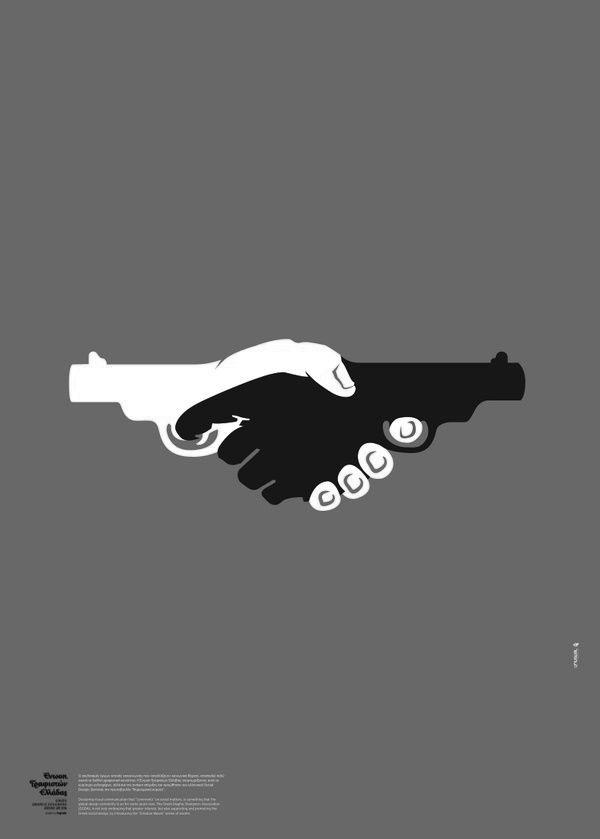
#> input picture bittestenv/notebook/savedimage.jpg, 600 x 839 px, given in place of the camera
$ jupyter execute Opencv_5_morphology.ipynb
#> lines starting #> are read from the running program, lines starting #| are printed output that depends on the picture; after the words box and inside, x2 and y2 are one past the last pixel; in counts of white or black regions, pixels touching at a corner belong together
[cell 1]
import cv2 as cv
import numpy as np


hsv = 0
lower_blue1 = 0
upper_blue1 = 0
lower_blue2 = 0
upper_blue2 = 0
lower_blue3 = 0
upper_blue3 = 0

def nothing(x):
    pass

# [51 lines left out: function mouse_callback, not called in this run]


cv.namedWindow('img_color')
cv.setMouseCallback('img_color', mouse_callback)

cv.namedWindow('img_result')
cv.createTrackbar('threshold', 'img_result', 0, 255, nothing)
cv.setTrackbarPos('threshold', 'img_result', 30)


cap = cv.VideoCapture(0)

while(True):
#     img_color = cv.imread('2.jpg')
    ret, img_color = cap.read()
#> img_color is the input picture: shape (839, 600, 3); min 0, max 255, mean 104.5
    height, width = img_color.shape[:2]
#> height = 839; width = 600
    img_color = cv.resize(img_color, (width, height), interpolation=cv.INTER_AREA)

    # 원본 영상을 HSV 영상으로 변환합니다.
    img_hsv = cv.cvtColor(img_color, cv.COLOR_BGR2HSV)
#> img_hsv: shape (839, 600, 3); mean H, S, V 0, 0, 104.5

    # 범위 값으로 HSV 이미지에서 마스크를 생성합니다.
    img_mask1 = cv.inRange(img_hsv, lower_blue1, upper_blue1)
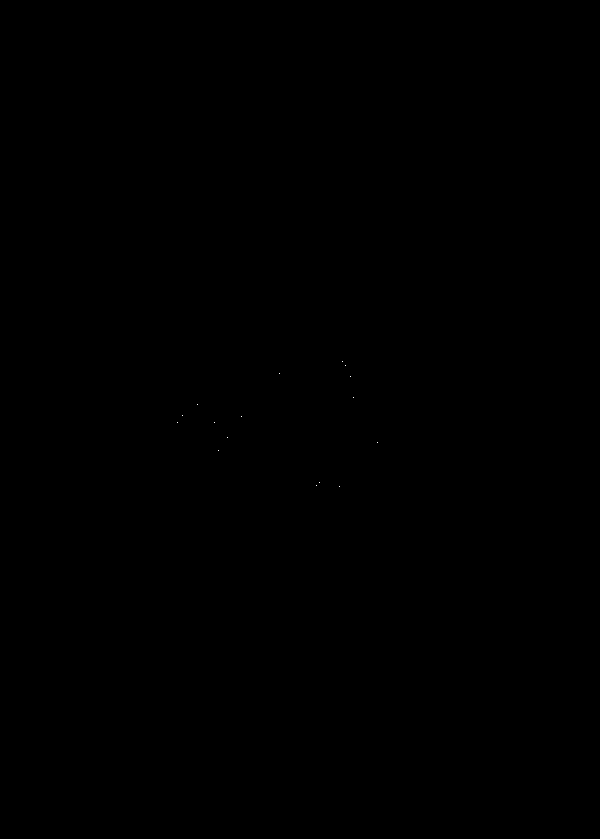
#> img_mask1: shape (839, 600); 0% white in thin lines or dots, all inside (x1, y1, x2, y2) = (177, 361, 378, 487)
    img_mask2 = cv.inRange(img_hsv, lower_blue2, upper_blue2)
    img_mask3 = cv.inRange(img_hsv, lower_blue3, upper_blue3)
    img_mask = img_mask1 | img_mask2 | img_mask3

    kernel = np.ones((11, 11), np.uint8)
    img_mask = cv.morphologyEx(img_mask, cv.MORPH_OPEN, kernel)
#> img_mask: shape (839, 600); every value is 0
    img_mask = cv.morphologyEx(img_mask, cv.MORPH_CLOSE, kernel)


    # 마스크 이미지로 원본 이미지에서 범위값에 해당되는 영상 부분을 획득합니다.
    img_result = cv.bitwise_and(img_color, img_color, mask=img_mask)
#> img_result: shape (839, 600, 3); every value is 0

    numOfLabels, img_label, stats, centroids = cv.connectedComponentsWithStats(img_mask)
#> img_label: shape (839, 600) int32; every value is 0
#> numOfLabels = 1; stats = [[0, 0, 600, 839, 503400]]; centroids = [[299.5, 419]]

    for idx, centroid in enumerate(centroids):
        if stats[idx][0] == 0 and stats[idx][1] == 0:
            continue

        if np.any(np.isnan(centroid)):
            continue

        x, y, width, height, area = stats[idx]
        centerX, centerY = int(centroid[0]), int(centroid[1])
        print(centerX, centerY)

        if area > 50:
            cv.circle(img_color, (centerX, centerY), 10, (0, 0, 255), 10)
            cv.rectangle(img_color, (x, y), (x+width, y+height), (0, 0, 255))
#> this loop made 1 pass

    cv.imshow('img_color', img_color)
    cv.imshow('img_mask', img_mask)
    cv.imshow('img_result', img_result)


    # ESC 키누르면 종료
    if cv.waitKey(1) & 0xFF == 27:
#> (key Esc is pressed here)
        break


cv.destroyAllWindows()
